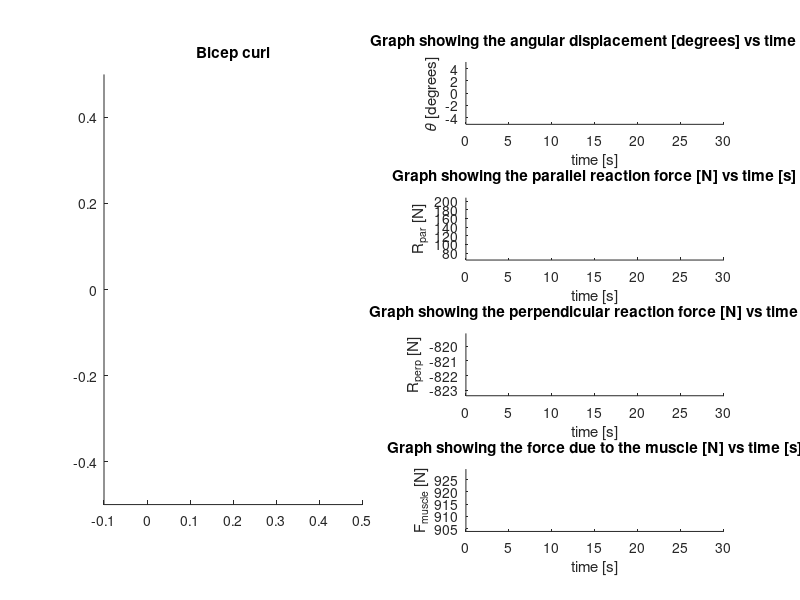

Write the MATLAB code that produced this figure. (Note: this script raises an error after producing the figure.)
% Name: Alex Keany
% Date: 17/03/2024
% Description: This script asks the user to input the maximum angle,
% repetitions and mass held in a bicep curl. It then produces an animation
% of that bicep curl and animates 4 graphs showing the angular displacement
% and 3 forces involved in the bicep curl.
%
% Input(s):
% - max_angle 
% - reps_per_min 
% - mass_weight
%
% Output(s): 1 figure split into 5 uneven sections to show:
% - an animation of a bicep curl on the whole left half 
% - a graph of the angular displacement vs time on the right
% - a graph of the parallel reaction force vs time on the right
% - a graph of the perpendicular reaction force vs time on the right
% - a graph of the muscle force vs time on the right
%
clear % clears workspace
close all % closes all figure windows 
clc % clears command window
%
% specifies parameters fixed in this animation
a = 0.15; % [m]
b = 0.45; % [m]
mu_u = 0.20; % [m]
mu_d = 0.03; % [m]
mass_arm = 3.5; % [kg]
%
% asks user to input the maximum angle in degrees and traps them in a while loop if an invalid number
% is given
max_angle = input('Please enter maximum of the range of motion of the bicep curl [deg]:\n');
while max_angle<0 || max_angle>70
    max_angle = input('That range of motion is unrealistic. Please enter a number between 0 and 70 degrees.\n');
end
% 
% asks user to input the bicep curls per minute and the mass of the weight
% held in kg
reps_per_min = input('Please enter the number of repetitions of bicep curls per minute:\n');
mass_weight = input('Please enter the mass of the carried weight [kg]:\n');
%
% enters a matrix of t values between 0 and 30 seconds 
n_points = 1000; % the number of points in t
t = linspace(0,30,n_points); % time [seconds]
%
% calculates the angular displacement in radians and degrees
max_angle_rad = max_angle*pi/180;
period = 60/reps_per_min; % [s]
ang_freq = 2*pi/period; % [s-1]
ang_disp = max_angle_rad*cos(ang_freq*t); % [rad]
ang_disp_deg = ang_disp*180/pi; % [deg]
%
% calculates the angular velocity and angular acceleration 
ang_vel = -ang_freq*max_angle_rad*sin(ang_freq.*t); % [rad/s]
ang_accel = -(ang_freq)^2*max_angle_rad*cos(ang_freq.*t); % [rad/s2]
%
% expressions for the mass moment of inertia and location of the centre of
% mass 
I_O = 0.08875+0.2065*mass_weight;
r_COM = (0.525+0.45*mass_weight)/(3.5+mass_weight);
%
% calculates muscle force using expressions provided
numerator_1 = sqrt(mu_u^2+mu_d^2-2*mu_u*mu_d*sin(ang_disp));
denominator_1 = mu_u*mu_d*cos(ang_disp);
brackets_1 = I_O*ang_accel+(a*mass_arm+b*mass_weight)*9.8*cos(ang_disp);
F_muscle = (numerator_1)./(denominator_1).*(brackets_1); 
%
% calculates parallel reaction force using expressions provided
numerator_2 = mu_d-mu_u*sin(ang_disp);
denominator_2 = numerator_1;
brackets_2 = (mass_arm+mass_weight)*(9.8*sin(ang_disp)-ang_vel.^2.*r_COM);
R_par = F_muscle.*((numerator_2)./(denominator_2))+brackets_2;
%
% calculates perpendicular reaction force using expressions provided
brackets_3 = (mass_arm+mass_weight)*(9.8*cos(ang_disp)+ang_accel.*r_COM);
numerator_3 = mu_u*cos(ang_disp);
denominator_3 = numerator_1;
R_perp = brackets_3 - F_muscle.*((numerator_3)./(denominator_3));
%
% sets up the subplots with axes labels and titles 
% note: all the y limits have been set as the min and max values 
% of what is being graphed offset by 0.1. This is so that when 
% theta = 0 degrees the script still graphs the results.
subplot(4,2,2)
xlabel('time [s]')
ylabel('𝜃 [degrees]')
xlim([0 30])
ylim([-max_angle-0.1 max_angle+0.1]) 
title('Graph showing the angular displacement [degrees] vs time [s]')
%
subplot(4,2,4)
xlabel('time [s]')
ylabel('R_p_a_r [N]')
xlim([0 30])
ylim([min(R_par)-0.1 max(R_par)+0.1])
title('Graph showing the parallel reaction force [N] vs time [s]')
%
subplot(4,2,6)
xlabel('time [s]')
ylabel('R_p_e_r_p [N]')
xlim([0 30])
ylim([min(R_perp)-0.1 max(R_perp)+0.1])
title('Graph showing the perpendicular reaction force [N] vs time [s]')
%
subplot(4,2,8)
xlabel('time [s]')
ylabel('F_m_u_s_c_l_e [N]')
xlim([0 30])
ylim([min(F_muscle)-0.1 max(F_muscle)+0.1])
title('Graph showing the force due to the muscle [N] vs time [s]')
%
subplot(4,2,[1 3 5 7])
axis equal % ensures the axes have equal scale
axis([-0.1,b+0.05,-b-0.05,b+0.05])
title('Bicep curl')
%
% plotting animated bicep curl and force
tip_x=b*cos(ang_disp); % x-coordinates of the tip of the arm segment (B)
tip_y=b*sin(ang_disp); % y-coordinates of the tip of the arm segment (B)
%
figure(1) % opens a figure
%
% Sets up animatedlines that "live" in each of the separate subplots set up
% previously
subplot(4,2,2)
theta_vs_time = animatedline('Color','b');
%
subplot(4,2,4)
R_par_vs_time = animatedline('Color','g');
%
subplot(4,2,6)
R_perp_vs_time = animatedline('Color','magenta');
%
subplot(4,2,8)
F_vs_time = animatedline('Color','r');
%
subplot(4,2,[1 3 5 7])
forearm=animatedline('Color','k','LineWidth',5);
upperarm=animatedline('Color','k','LineWidth',5);
force=animatedline('Color','r','LineWidth',2);
circle=animatedline('Marker','o','MarkerSize',40,'MarkerFaceColor','b');
%
% Animation loop to add points to the graphs and move the bicep in sync
% with each other
for i=1:length(t)
    clearpoints(forearm) % need this otherwise past positions of the arm will remain on the figure
    clearpoints(upperarm)
    clearpoints(force)
    clearpoints(circle)
    addpoints(forearm,[0,tip_x(i)],[0,tip_y(i)]) % forearm is between (0,0) and the tip of the arm
    addpoints(upperarm,[0,0],[b,0]) % upper arm added to make the diagram look more like a bicep curl
    addpoints(force,[0,mu_d.*cos(ang_disp(i))],[mu_u,mu_d.*sin(ang_disp(i))]) % force shown which will be between (0, mu_u) and a second point going around a circle of radius mu_d
    addpoints(circle,tip_x(i),tip_y(i)) % a circle to show the weight held in the hand
    addpoints(theta_vs_time,t(i),ang_disp_deg(i))
    addpoints(R_par_vs_time,t(i),R_par(i))
    addpoints(R_perp_vs_time,t(i),R_perp(i))
    addpoints(F_vs_time,t(i),F_muscle(i))
    drawnow
end
%